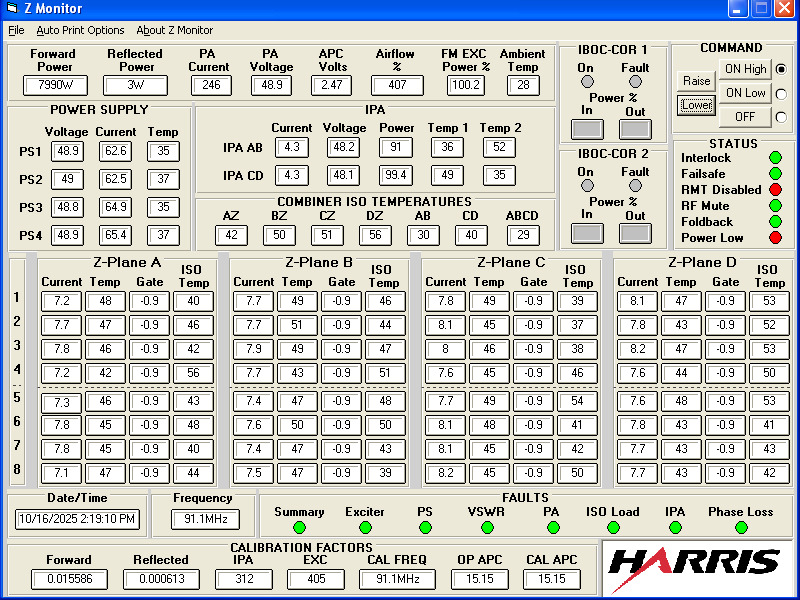
#> input picture 911-20251016.jpg, 800 x 600 px
$ python test_ocr_accuracy.py
#> lines starting #> are read from the running program, lines starting #| are printed output that depends on the picture
#!/usr/bin/env python3
"""
OCR识别准确率测试
对两张测试图片进行识别，并统计准确率
"""
import cv2
import numpy as np
import pytesseract
import json
from pathlib import Path
from collections import defaultdict


def preprocess_for_current(roi):
    """Current字段预处理"""
    if len(roi.shape) == 3:
        gray = cv2.cvtColor(roi, cv2.COLOR_BGR2GRAY)
    else:
        gray = roi.copy()
    return gray


def preprocess_for_temperature(roi):
    """Temperature字段预处理"""
    if len(roi.shape) == 3:
        gray = cv2.cvtColor(roi, cv2.COLOR_BGR2GRAY)
    else:
        gray = roi.copy()

    binary = cv2.adaptiveThreshold(
        gray, 255, cv2.ADAPTIVE_THRESH_GAUSSIAN_C,
        cv2.THRESH_BINARY, 11, 2
    )
    return binary


def clean_text(text):
    """清理文本"""
    text = text.strip().replace(' ', '')
    replacements = {'O': '0', 'o': '0', 'I': '1', 'l': '1', 'S': '5', 'B': '8'}
    for old, new in replacements.items():
        text = text.replace(old, new)
    text = ''.join(c for c in text if c.isdigit() or c == '.')
    if text.count('.') > 1:
        parts = text.split('.')
        text = parts[0] + '.' + ''.join(parts[1:])
    return text


def test_image(image_path):
    """测试单张图片"""
#> called with image_path = '911-20251016.jpg'
    print(f"\n{'='*70}")
    print(f"测试图片: {image_path}")
    print(f"{'='*70}\n")

    # 加载坐标
    coords_file = Path('config/template_coordinates.json')
    with open(coords_file, 'r', encoding='utf-8') as f:
#> (reads config/template_coordinates.json from the repository)
        coords = json.load(f)

    # 加载图像
    image = cv2.imread(str(image_path))
#> image is the input picture: shape (600, 800, 3); mean B, G, R 199.6, 202.7, 200.6
    if image is None:
        print(f"❌ 无法加载图片: {image_path}")
        return None

    # Tesseract 配置
    tesseract_config = r'--oem 3 --psm 7 -c tessedit_char_whitelist=0123456789.'

    # 验证范围
    valid_ranges = {
        'current': (5.0, 10.0),
        'temperature': (20.0, 80.0),
    }

    # 统计信息
    stats = {
        'total': 0,
        'ocr_success': 0,
        'in_range': 0,
        'out_of_range': 0,
        'ocr_failed': 0,
        'by_type': defaultdict(lambda: {'total': 0, 'success': 0, 'in_range': 0})
    }

    failed_items = []
    out_of_range_items = []

    # 处理每个区域
    for item_name, coord_list in coords.items():
        if isinstance(coord_list, list) and len(coord_list) == 4:
            stats['total'] += 1

            x1, y1, x2, y2 = coord_list

            # 判断类型
            if 'Current' in item_name or 'current' in item_name:
                field_type = 'current'
                unit = 'A'
            elif 'Temp' in item_name or 'temp' in item_name:
                field_type = 'temperature'
                unit = '°C'
            else:
                field_type = 'temperature'
                unit = '°C'

            stats['by_type'][field_type]['total'] += 1

            # 提取ROI
            roi = image[y1:y2, x1:x2]

            # 预处理
            if field_type == 'current':
                processed = preprocess_for_current(roi)
            else:
                processed = preprocess_for_temperature(roi)

            # 增强小区域
            if processed.shape[0] < 30 or processed.shape[1] < 50:
                scale = 2
                processed = cv2.resize(processed, None, fx=scale, fy=scale,
                                      interpolation=cv2.INTER_CUBIC)

            # OCR
            text_raw = pytesseract.image_to_string(processed, config=tesseract_config)
            text_cleaned = clean_text(text_raw)

            # 转换为数字
            try:
                value = float(text_cleaned) if text_cleaned else None
            except:
                value = None

            # 统计
            if value is not None:
                stats['ocr_success'] += 1
                stats['by_type'][field_type]['success'] += 1

                # 验证范围
                min_val, max_val = valid_ranges[field_type]
                if min_val <= value <= max_val:
                    stats['in_range'] += 1
                    stats['by_type'][field_type]['in_range'] += 1
                else:
                    stats['out_of_range'] += 1
                    out_of_range_items.append({
                        'name': item_name,
                        'value': value,
                        'unit': unit,
                        'range': f"{min_val}-{max_val}",
                        'ocr_text': text_raw.strip()
                    })
            else:
                stats['ocr_failed'] += 1
                failed_items.append({
                    'name': item_name,
                    'type': field_type,
                    'ocr_text': text_raw.strip()
                })
#> this loop made 1 pass
#> pass 1, in test_image, `processed = cv2.resize(processed, None, fx=scale, fy=scale, interpolat..`:
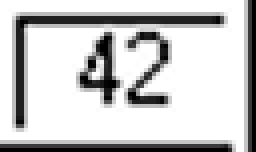
#> processed: shape (38, 64) (shown 4 times larger); min 0, max 255, mean 200.6
#> after the loop, failed_items = []; out_of_range_items = []; scale = 2; stats = 6 items

    # 打印结果
    print(f"总计区域: {stats['total']}")
    print(f"OCR识别成功: {stats['ocr_success']} ({stats['ocr_success']/stats['total']*100:.1f}%)")
    print(f"  - 范围内: {stats['in_range']} ({stats['in_range']/stats['total']*100:.1f}%)")
    print(f"  - 超出范围: {stats['out_of_range']} ({stats['out_of_range']/stats['total']*100:.1f}%)")
    print(f"OCR识别失败: {stats['ocr_failed']} ({stats['ocr_failed']/stats['total']*100:.1f}%)")
    print()

    print("按类型统计:")
    for ftype, data in sorted(stats['by_type'].items()):
        print(f"  {ftype}:")
        print(f"    总计: {data['total']}")
        print(f"    识别成功: {data['success']} ({data['success']/data['total']*100:.1f}%)")
        print(f"    范围内: {data['in_range']} ({data['in_range']/data['total']*100:.1f}%)")

    if failed_items:
        print(f"\n❌ OCR识别失败的项目 ({len(failed_items)}):")
        for item in failed_items:
            print(f"  - {item['name']:30s} [{item['type']}] OCR原文: '{item['ocr_text']}'")

    if out_of_range_items:
        print(f"\n⚠️  超出范围的项目 ({len(out_of_range_items)}):")
        for item in out_of_range_items:
            print(f"  - {item['name']:30s} = {item['value']} {item['unit']} "
                  f"(期望: {item['range']}) OCR: '{item['ocr_text']}'")

    return stats


def main():
    """主函数"""
    print("\n" + "="*70)
    print("OCR识别准确率测试")
    print("="*70)

    # 测试图片列表
    test_images = [
        '911-20251016.jpg',
        '911-20251111.jpg',
    ]

    all_stats = []

    for img_path in test_images:
        if Path(img_path).exists():
            stats = test_image(img_path)
            if stats:
                all_stats.append((img_path, stats))
        else:
            print(f"\n⚠️  图片不存在: {img_path}")

    # 总体统计
    if len(all_stats) > 1:
        print(f"\n{'='*70}")
        print("总体统计")
        print(f"{'='*70}\n")

        total_regions = sum(s['total'] for _, s in all_stats)
        total_success = sum(s['ocr_success'] for _, s in all_stats)
        total_in_range = sum(s['in_range'] for _, s in all_stats)
        total_out_range = sum(s['out_of_range'] for _, s in all_stats)
        total_failed = sum(s['ocr_failed'] for _, s in all_stats)

        print(f"测试图片数: {len(all_stats)}")
        print(f"总识别区域: {total_regions}")
        print(f"OCR识别成功率: {total_success}/{total_regions} ({total_success/total_regions*100:.1f}%)")
        print(f"  - 有效数据(范围内): {total_in_range}/{total_regions} ({total_in_range/total_regions*100:.1f}%)")
        print(f"  - 超出范围: {total_out_range}/{total_regions} ({total_out_range/total_regions*100:.1f}%)")
        print(f"OCR识别失败率: {total_failed}/{total_regions} ({total_failed/total_regions*100:.1f}%)")

        # 计算准确率评分
        print(f"\n{'='*70}")
        print("准确率评分")
        print(f"{'='*70}")

        ocr_success_rate = total_success / total_regions * 100
        valid_data_rate = total_in_range / total_regions * 100

        print(f"✓ OCR识别成功率: {ocr_success_rate:.1f}%")
        print(f"✓ 有效数据率: {valid_data_rate:.1f}%")

        if valid_data_rate >= 85:
            grade = "优秀 🌟🌟🌟"
        elif valid_data_rate >= 70:
            grade = "良好 🌟🌟"
        elif valid_data_rate >= 60:
            grade = "及格 🌟"
        else:
            grade = "需要改进"

        print(f"\n综合评级: {grade}")

        if total_out_range > 0:
            print(f"\n💡 提示: 有 {total_out_range} 个项目超出范围，可能是:")
            print(f"   1. OCR误识别（如7.7识别成77）")
            print(f"   2. 范围设置过于严格")
            print(f"   3. 实际数据确实异常")

    print(f"\n{'='*70}\n")


if __name__ == '__main__':
    main()
#> (the call stopped at in test_image, `text_raw = pytesseract.image_to_string(processed, config=tesseract_con..`: pytesseract is not available in this run)
